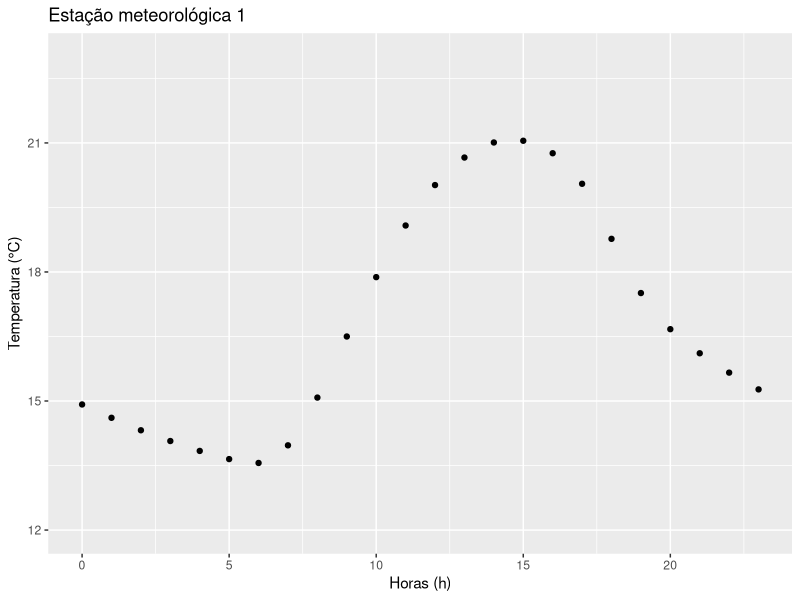
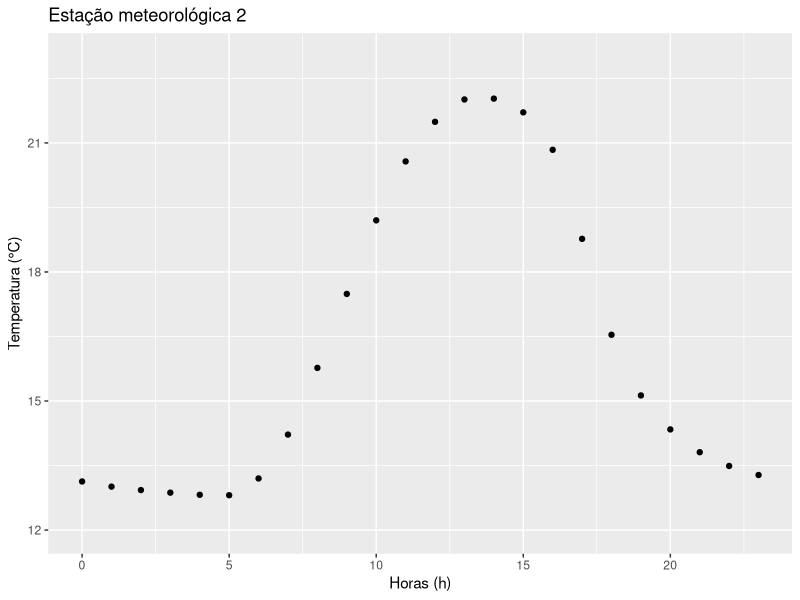

Generate these figures, in order, with R: (Note: this script raises an error after producing the figures.)
## ---- chunk 1
knitr::opts_chunk$set(echo = TRUE)
## ---- chunk 2
(x <- seq(from = 3, to = 6, by = 0.1))

## ---- chunk 3
primeiro_termo <- 0.2^(1) * 0.1e-03
segundo_termo <- 0.2^(4) * 0.1e-06
ultimo_termo <- 0.2^(34) * 0.1e-36
razao <- segundo_termo / primeiro_termo
n <- log(ultimo_termo / primeiro_termo) / log(razao)
sequencia <- c(0, 1:n)
vetor_multiplicador <- razao^sequencia
vetor_a <- primeiro_termo * (vetor_multiplicador)
vetor_a
## ---- chunk 4
sequencia <- seq(1:25)
b <- (2^sequencia) / sequencia
b
## ---- chunk 5
dias <- c("domingo", "segunda", "terça", "quarta", "quinta", "sexta", "sabado")
dds <- seq(1:7)
names(dds) <- dias
dds
## ---- chunk 6
dds_nums <- c(
  5L, 2L, 5L, 2L, 7L, 7L, 2L,
  6L, 6L, 3L, 7L, 1L, 2L, 2L,
  5L, 7L, 3L, 2L, 6L, 4L, 1L
)
names(dds)[dds_nums]
## ---- chunk 7
sequencia <- c(85, 79, 70, 6, 32, 8, 17, 93, 81, 76)
pares <- sequencia %% 2 == 0
pares
## ---- chunk 8

impares <- !pares
total_impares <- sum(impares)
total_impares
## ---- chunk 9
anos <- c(1894, 1947, 1901, 1992, 1925, 2014, 1993, 1996, 1984, 1897, 2100, 2300)
anos_bissexto <- anos %% 400 == 0 | anos %% 100 != 0 & anos %% 4 == 0
anos_bissexto

## ---- chunk 10
cada_ano_bissexto <- anos * anos_bissexto
cada_ano_bissexto[cada_ano_bissexto > 0]

## ---- chunk 11
ndias <- ifelse(
  test = anos_bissexto == TRUE,
  yes = "366 dias",
  no = "365 dias"
)
ndias

## ---- chunk 12
anos_bissexto <- as.numeric(anos_bissexto)
(total_anos_bissexto <- sum(anos_bissexto))

## ---- chunk 13
seq_a <- c(-30, seq(from = 0, to = 30, by = 5))
seq_a
## ---- chunk 14
seq_b <- seq(from = 1.0, to = 0.0, by = -0.2)
seq_b
## ---- chunk 15
razao <- -2.4434610 - (-3.1415927)
seq_c <- seq(from = -pi, to = pi, by = razao)
seq_c
## ---- chunk 16
repeticao <- 2:8
seq_d <- rep(x = -1:5, times = repeticao)
seq_d

## ---- chunk 17
repeticao <- c(5, 4, 3, 2, 1, 2, 3, 4, 5)
seq_e <- rep(x = repeticao, times = repeticao)
seq_e
## ---- chunk 18
v3 <- c(11, 0.25, 7, 2)
v2 <- c(11, 0.25)
v1 <- c(11)
v0 <- c()
vetor <- v3
sequencia <- ifelse(
  test = vetor == 11,
  yes = 1,
  no = vetor
)
sequencia <- ifelse(
  test = vetor == 0.25,
  yes = 2,
  no = sequencia
)
sequencia <- ifelse(
  test = vetor == 7,
  yes = 3,
  no = sequencia
)
sequencia <- ifelse(
  test = vetor == 2,
  yes = 4,
  no = sequencia
)
(sequencia <- as.integer(sequencia))
## ---- chunk 19
v3 <- c(11, 0.25, 7, 2)
v2 <- c(11, 0.25)
v1 <- c(11)
v0 <- c()
vetor <- v2
sequencia <- ifelse(
  test = vetor == 11,
  yes = 1,
  no = vetor
)
sequencia <- ifelse(
  test = vetor == 0.25,
  yes = 2,
  no = sequencia
)
sequencia <- ifelse(
  test = vetor == 7,
  yes = 3,
  no = sequencia
)
sequencia <- ifelse(
  test = vetor == 2,
  yes = 4,
  no = sequencia
)
(sequencia <- as.integer(sequencia))
## ---- chunk 20
v3 <- c(11, 0.25, 7, 2)
v2 <- c(11, 0.25)
v1 <- c(11)
v0 <- c()
vetor <- v1
sequencia <- ifelse(
  test = vetor == 11,
  yes = 1,
  no = vetor
)
sequencia <- ifelse(
  test = vetor == 0.25,
  yes = 2,
  no = sequencia
)
sequencia <- ifelse(
  test = vetor == 7,
  yes = 3,
  no = sequencia
)
sequencia <- ifelse(
  test = vetor == 2,
  yes = 4,
  no = sequencia
)
(sequencia <- as.integer(sequencia))
## ---- chunk 21
v3 <- c(11, 0.25, 7, 2)
v2 <- c(11, 0.25)
v1 <- c(11)
v0 <- c()
vetor <- v0
sequencia <- ifelse(
  test = vetor == 11,
  yes = 1,
  no = vetor
)
sequencia <- ifelse(
  test = vetor == 0.25,
  yes = 2,
  no = sequencia
)
sequencia <- ifelse(
  test = vetor == 7,
  yes = 3,
  no = sequencia
)
sequencia <- ifelse(
  test = vetor == 2,
  yes = 4,
  no = sequencia
)
(sequencia <- as.integer(sequencia))
## ---- chunk 22
tar_est1 <- c(
  14.92, 14.61, 14.32, 14.07, 13.84, 13.65, 13.56, 13.97, 15.08,
  16.5, 17.88, 19.08, 20.02, 20.66, 21.01, 21.05, 20.76, 20.05,
  18.77, 17.51, 16.67, 16.11, 15.66, 15.27
)
tar_est2 <- c(
  13.13, 13.01, 12.93, 12.87, 12.82, 12.81, 13.2, 14.22, 15.77,
  17.49, 19.2, 20.57, 21.49, 22.01, 22.03, 21.71, 20.84, 18.77,
  16.54, 15.13, 14.34, 13.81, 13.49, 13.28
)

## ---- chunk 23
library(ggplot2)
horas <- 0:23

qplot(
  x = horas,
  y = tar_est1,
  geom = "point",
  xlab = "Horas (h)",
  ylab = "Temperatura (°C)",
  ylim = c(12, 23),
  main = "Estação meteorológica 1"
)

qplot(
  x = horas,
  y = tar_est2,
  geom = "point",
  xlab = "Horas (h)",
  ylab = "Temperatura (°C)",
  ylim = c(12, 23),
  main = "Estação meteorológica 2"
)


## ---- chunk 24
(tmed_est1 <- round(x = mean(tar_est1), digits = 1))
(tmed_est2 <- round(x = mean(tar_est2), digits = 1))
## ---- chunk 25
ifelse(
  test = tmed_est1 > tmed_est2,
  yes = "Estação 1 é mais quente",
  no = "Estação 2 é mais quente"
)
## ---- chunk 26
sort(tar_est1, decreasing = TRUE)[3]
## ---- chunk 27
sort(tar_est2, decreasing = TRUE)[3]
## ---- chunk 28
tmax_est1 <- max(tar_est1)
tmin_est1 <- min(tar_est1)
(atd_est1 <- round(x = tmax_est1 - tmin_est1, digits = 1))

## ---- chunk 29
tmax_est2 <- max(tar_est2)
tmin_est2 <- min(tar_est2)
(atd_est2 <- round(x = tmax_est2 - tmin_est2, digits = 1))

## ---- chunk 30
names(tar_est1) <- horas
condicao_max <- tar_est1 == max(tar_est1)
(hmax_est1 <- names(tar_est1[condicao_max]))
condicao_min <- tar_est1 == min(tar_est1)
(hmin_est1 <- names(tar_est1[condicao_min]))
## ---- chunk 31
names(tar_est2) <- horas
condicao_max <- tar_est2 == max(tar_est2)
(hmax_est2 <- names(tar_est2[condicao_max]))
condicao_min <- tar_est2 == min(tar_est2)
(hmin_est2 <- names(tar_est2[condicao_min]))
## ---- chunk 32
tar_est2_maior <- names(which(tar_est2 > tar_est1))
(tar_est2_inicio <- tar_est2_maior[1])
(tar_est2_fim <- tar_est2_maior[length(tar_est2_maior)])
## ---- chunk 33
diferenca <- unname(abs(tar_est1 - tar_est2))
(maior_diferenca <- max(diferenca))
## ---- chunk 34
names(diferenca) <- horas
diferenca <- (abs(tar_est1 - tar_est2))
maior_diferenca <- max(diferenca)
(hora_maior <- names(which(diferenca == maior_diferenca)))
## ---- chunk 35
hps_est1 <- names(which(abs(diff(tar_est1)[12:23]) == max(abs(diff(tar_est1)[12:23]))))
hps_est1

## ---- chunk 36
hps_est2 <- names(which(abs(diff(tar_est2)[12:23]) == max(abs(diff(tar_est2)[12:23]))))
hps_est2
## ---- chunk 37
names(which(diferenca < 0.5))
## ---- chunk 38
(tar_med1 <- unname((max(tar_est2) + min(tar_est2)) / 2))
## ---- chunk 39
(tar_med2 <- unname((max(tar_est2) + min(tar_est2) + tar_est2[10] + 2 * tar_est2[22]) / 5))
## ---- chunk 40
(tar_med3 <- unname((tar_est2[8] + tar_est2[15] + 2 * tar_est2[22]) / 4))
## ---- chunk 41
tmed_est2
tar_med1
tar_med2
tar_med3
## ---- chunk 42
temp_max_est1 <- max(tar_est1)
temp_max_est1
temp_min_est1 <- min(tar_est1)
temp_min_est1
h_temp_min_est1 <- names(which(tar_est1 == temp_min_est1))
h_temp_min_est1
h_temp_max_est1 <- names(which(tar_est1 == temp_max_est1))
h_temp_max_est1
t_est1 <- (temp_max_est1 + temp_min_est1) / 2
a_est1 <- (temp_max_est1 - temp_min_est1) / 2
## ---- chunk 43
tcalc_est1 <- tar_est1
cinco_horas <- as.numeric(h_temp_min_est1) - 1
zero_horas <- as.numeric(names(tcalc_est1[1]))
h_1 <- zero_horas:cinco_horas
arg_1 <- pi * (h_1 + 10) / (10 + as.numeric(h_temp_min_est1))
tcalc_est1[(zero_horas + 1):(cinco_horas + 1)] <- t_est1 + a_est1 * cos(arg_1)
tcalc_est1[(zero_horas + 1):(cinco_horas + 1)]
## ---- chunk 44
seis_horas <- as.numeric(h_temp_min_est1)
h_2 <- seis_horas
arg_2 <- pi * (h_2 - seis_horas) / (14 - seis_horas)
tcalc_est1[as.numeric(h_temp_min_est1) + 1] <- t_est1 - a_est1 * cos(arg_2)
tcalc_est1[as.numeric(h_temp_min_est1) + 1]
## ---- chunk 45
sete_horas <- as.numeric(h_temp_min_est1) + 1
quatorze_horas <- as.numeric(h_temp_max_est1) - 1
h_3 <- sete_horas:quatorze_horas
arg_3 <- pi * (h_3 - as.numeric(h_temp_min_est1)) / (14 - as.numeric(h_temp_min_est1))
tcalc_est1[(sete_horas + 1):(quatorze_horas + 1)] <- t_est1 - a_est1 * cos(arg_3)
tcalc_est1[(sete_horas + 1):(quatorze_horas + 1)]
## ---- chunk 46
quinze_horas <- as.numeric(h_temp_max_est1)
ultimo_termo <- length(tcalc_est1)
vinte_tres_horas <- as.numeric(names(tcalc_est1[ultimo_termo]))
h_4 <- quinze_horas:vinte_tres_horas
arg_4 <- pi * (14 - h_4) / (10 + as.numeric(h_temp_min_est1))
tcalc_est1[(quinze_horas + 1):(vinte_tres_horas + 1)] <- t_est1 + a_est1 * cos(arg_4)
tcalc_est1[(quinze_horas + 1):(vinte_tres_horas + 1)]
## ---- chunk 47
tcalc_est1
## ---- chunk 48
temp_max_est2 <- max(tar_est2)
temp_max_est2
temp_min_est2 <- min(tar_est2)
temp_min_est2
h_temp_min_est2 <- names(which(tar_est2 == temp_min_est2))
h_temp_min_est2
h_temp_max_est2 <- names(which(tar_est2 == temp_max_est2))
h_temp_max_est2
t_est2 <- (temp_max_est2 + temp_min_est2) / 2
a_est2 <- (temp_max_est2 - temp_min_est2) / 2
## ---- chunk 49
tcalc_est2 <- tar_est2
quatro_horas <- as.numeric(h_temp_min_est2) - 1
zero_horas <- as.numeric(names(tcalc_est2[1]))
h_1 <- zero_horas:quatro_horas
arg_1 <- pi * (h_1 + 10) / (10 + as.numeric(h_temp_min_est2))
tcalc_est2[(zero_horas + 1):(quatro_horas + 1)] <- t_est2 + a_est2 * cos(arg_1)
tcalc_est2[(zero_horas + 1):(quatro_horas + 1)]
## ---- chunk 50
cinco_horas <- as.numeric(h_temp_min_est2)
h_2 <- cinco_horas
arg_2 <- pi * (h_2 - cinco_horas) / (14 - cinco_horas)
tcalc_est2[as.numeric(h_temp_min_est2) + 1] <- t_est2 - a_est2 * cos(arg_2)
tcalc_est2[as.numeric(h_temp_min_est2) + 1]
## ---- chunk 51
seis_horas <- as.numeric(h_temp_min_est2) + 1
treze_horas <- as.numeric(h_temp_max_est2) - 1
h_3 <- seis_horas:treze_horas
arg_3 <- pi * (h_3 - as.numeric(h_temp_min_est2)) / (14 - as.numeric(h_temp_min_est2))
tcalc_est2[(seis_horas + 1):(treze_horas + 1)] <- t_est2 - a_est2 * cos(arg_3)
tcalc_est2[(seis_horas + 1):(treze_horas + 1)]
## ---- chunk 52
quatorze_horas <- as.numeric(h_temp_max_est2)
ultimo_termo <- length(tcalc_est2)
vinte_tres_horas <- as.numeric(names(tcalc_est2[ultimo_termo]))
h_4 <- quatorze_horas:vinte_tres_horas
arg_4 <- pi * (14 - h_4) / (10 + as.numeric(h_temp_min_est2))
tcalc_est2[(quatorze_horas + 1):(vinte_tres_horas + 1)] <- t_est2 + a_est2 * cos(arg_4)
tcalc_est2[(quatorze_horas + 1):(vinte_tres_horas + 1)]
## ---- chunk 53
tcalc_est2
## ---- chunk 54
rmse_est1 <- (sum((tcalc_est1 - tar_est1)^2) / length(tcalc_est1))^0.5
rmse_est1
## ---- chunk 55
rmse_est2 <- (sum((tcalc_est2 - tar_est2)^2) / length(tcalc_est2))^0.5
rmse_est2
## ---- chunk 56
r_est1 <- sum((tar_est1 - mean(tar_est1)) * (tcalc_est1 - mean(tcalc_est1))) / (sum((tar_est1 - mean(tar_est1))^(2)) * sum((tcalc_est1 - mean(tcalc_est1))^(2)))^0.5
r_est1
cor(tar_est1, tcalc_est1)
## ---- chunk 57
r_est2 <- sum((tar_est2 - mean(tar_est2)) * (tcalc_est2 - mean(tcalc_est2))) / (sum((tar_est2 - mean(tar_est2))^(2)) * sum((tcalc_est2 - mean(tcalc_est2))^(2)))^0.5
r_est2
cor(tar_est2, tcalc_est2)

## ---- chunk 58
prec <- rep(0.0, times = 7)
prec <- c(prec, 21.4, 41.2, 2.6, 1.0, 0.4, 0.0)
hora <- seq(from = 9, to = 21, by = 1)
names(prec) <- hora
prec
## ---- chunk 59
tab_1 <- data.frame(
  horas = hora,
  prec = unname(prec)
)
knitr::kable(tab_1) 

## ---- chunk 60
(prec_acum <- cumsum(prec))
## ---- chunk 61
c(NA, diff(prec_acum))
## ---- chunk 62
prec_max <- max(prec)
names(which(prec == prec_max))
## ---- chunk 63
ocorrencia_prec <- ifelse(
  test = prec == 0,
  yes = NA,
  no = prec
)
ocorrencia_prec <- c(names(ocorrencia_prec[!is.na(ocorrencia_prec)]))
inicio_evento <- ocorrencia_prec[1]
fim_evento <- ocorrencia_prec[length(ocorrencia_prec)]
inicio_evento
fim_evento
## ---- chunk 64
(duracao_prec <- length(ocorrencia_prec))
## ---- chunk 65
total_prec <- (prec_total <- sum(prec))
## ---- chunk 66
percentual_17horas <- sum(prec[(1:unname(which(prec == prec["17"])))])
percentual_17horas <- (percentual_17horas / sum(prec)) * 100
percentual_17horas
## ---- chunk 67
x <- c(11, 10, 15, 2, 6, -15, -10, -22, -8, 5, 7, 2, 12, 8, 4, 1, 3, -3, -1, 30, 14)
x_positivo <- ifelse(
  test = x < 0,
  yes = FALSE,
  no = TRUE
)
x_negativo <- which(x_positivo == FALSE)
ultimo_negativo <- x_negativo[length(x_negativo)]
num_positivo <- x[(ultimo_negativo + 1)]
num_positivo
## ---- chunk 68
prec <- c(
  0, 0, 0, 0.8, 0, 0.01, 0.75, 0,
  0, 0, 0, 0.35, 0.08, 0, 0, 0, 0, 0.31, 0, 3.57, 12.17, 0, 0,
  0, 0.04, 3.16, 0, 0.95, 0.79, 0, 0, 0, 0, 0, 3.51, 0, 0, 0.16,
  0, 0, 8.16, 0.54, 4.39, 1.24, 0, 0, 0, 0, 0, 2.43, 0, 0, 0, 0,
  0, 7.18, 0, 0, 0.26, 0, 0, 0.28, 0, 0, 0.09, 0.38, 0, 0, 0, 0,
  0, 0, 0.51, 0, 0, 0, 0, 0, 0, 0.67, 0, 0, 0, 0, 0.15, 0, 0.82,
  0, 0, 0, 0, 0, 0, 0, 0, 0.37, 0, 0.58, 4.95, 0, 0, 0, 0, 0, 7.68,
  0, 0, 0.37, 0, 1.56, 0, 0, 0, 0.34, 0.48, 0, 4.21, 2.28, 4.3,
  0, 3.38, 0, 0, 0, 0, 7.28, 0, 4.89, 3.91, 0, 0, 0, 0, 0, 0, 2.93,
  0, 2.49, 0.77, 0, 2.9, 3.53, 0.83, 0, 0, 0, 0.94, 0.59, 0, 0,
  0, 0, 0.04, 0, 0.65, 0, 0, 0, 6.23, 0.09, 0, 0.66, 0, 0, 0, 4.42,
  0, 0, 0, 0.84, 0, 0, 0, 0, 0, 0.09, 0, 0, 0.08, 0, 0.66, 0, 0,
  0, 0.06, 0, 0, 0, 3.28, 0, 0.8, 5.69, 0.8, 0
)
## ---- chunk 69
total_dias <- sum(
  ifelse(
    test = prec > 0 & prec < 0.25,
    yes = TRUE,
    no = FALSE
  ))
total_dias
## ---- chunk 70
ifelse(
  test = prec > 0 & prec < 0.25,
  yes = 0,
  no = prec
)
## ---- chunk 71
limiar <- 0.25
prec01 <- prec > limiar
prec01 <- as.numeric(prec01)
prec01
## ---- chunk 72
100 * sum(prec01) / length(prec01)

## ---- chunk 73
library(tidyverse)
## ---- chunk 74
deslocado <- lag(prec01)
deslocado <- deslocado[!is.na(deslocado)]
primeiro_termo <- ifelse(
  test = prec01[1] == 1,
  yes = 1,
  no = 0
)
dois_dias <- c(primeiro_termo, deslocado) + prec01
eventos <- length(which(dois_dias == 2))
p11 <- 100 * (eventos / (length(prec01) - 1))
p11
## ---- chunk 75
dois_ou_um <- c(primeiro_termo, deslocado) + prec01
eventos <- length(which(dois_ou_um == 2 | dois_ou_um == 1))
p10 <- 100 * (eventos / (length(prec01) - 1))
p10
## ---- chunk 76
deslocado_ini <- lag(prec01)
deslocado_ini <- deslocado_ini[!is.na(deslocado_ini)]
primeiro_termo <- ifelse(
  test = prec01[1] == 1,
  yes = 1,
  no = 0
)
eventos01_ini <- c(primeiro_termo, deslocado_ini) - prec01
(eventos01_ini <- (which(eventos01_ini < 0)))

deslocado_fim <- lead(prec01)
deslocado_fim <- deslocado_fim[!is.na(deslocado_fim)]
ultimo_termo <- ifelse(
  test = prec01[length(prec01)] == 1,
  yes = 1,
  no = 0
)
eventos01_fim <- c(deslocado_fim, ultimo_termo) - prec01
(eventos01_fim <- which(eventos01_fim < 0))
(duracao <- eventos01_fim - eventos01_ini + 1)

## ---- chunk 77
duracao2 <- c(
  evento1 = 1, evento2 = 1, evento3 = 1, evento4 = 1, evento5 = 2,
  evento6 = 1, evento7 = 2, evento8 = 1, evento9 = 4, evento10 = 1,
  evento11 = 1, evento12 = 1, evento13 = 1, evento14 = 1, evento15 = 1,
  evento16 = 1, evento17 = 1, evento18 = 1, evento19 = 2, evento20 = 1,
  evento21 = 1, evento22 = 1, evento23 = 2, evento24 = 3, evento25 = 1,
  evento26 = 1, evento27 = 2, evento28 = 1, evento29 = 2, evento30 = 3,
  evento31 = 2, evento32 = 1, evento33 = 1, evento34 = 1, evento35 = 1,
  evento36 = 1, evento37 = 1, evento38 = 1, evento39 = 3
)
nome_eventos <- names(duracao2)
names(duracao) <- nome_eventos
duracao

## ---- chunk 78
dados <- c(
  NA, NA, 27L, 7L, 4L, 0L, 26L, 15L, 25L, NA, NA, NA, NA, 6L,
  29L, 18L, 17L, 23L, 20L, 1L, 30L, 13L, NA, NA, NA, NA, NA, NA,
  NA, 19L
)

## ---- chunk 79
dados_a <- ifelse(
  test = !is.na(dados) == TRUE,
  yes = 0,
  no = seq(1:length(dados))
)
dados_a

## ---- chunk 80
vetor_maior_0 <- which(dados_a > 0)
vetor_menor_0 <- which(dados_a == 0)
sequencia <- seq(1:length(vetor_maior_0))
vetor_maior_0
sequencia
dados_a
(repeticao <- c(diff(vetor_maior_0),1))
## ---- chunk 81
dados_b01 <- ifelse(
  test = dados_a != 0,
  yes = 1,
  no = 0
)
deslocado_ini <- lag(dados_b01)
deslocado_ini <- deslocado_ini[!is.na(deslocado_ini)]
primeiro_termo <- ifelse(
  test = dados_b01[1] == 1,
  yes = 1,
  no = 0
)
eventos01_ini <- c(primeiro_termo, deslocado_ini) - dados_b01
eventos01_ini <- c(primeiro_termo, which(eventos01_ini < 0))


deslocado_fim <- lead(dados_b01)
deslocado_fim <- deslocado_fim[!is.na(deslocado_fim)]
ultimo_termo <- ifelse(
  test = dados_b01[length(dados_b01)] == 1,
  yes = 1,
  no = 0
)
eventos01_fim <- c(deslocado_fim, ultimo_termo) - dados_b01
eventos01_fim <- c(which(eventos01_fim < 0))
(duracao <- eventos01_fim - eventos01_ini + 1)

## ---- chunk 82
max(duracao)
## ---- chunk 83
theta <- c(270, 180, 360, 90, 225, 315, 135, 45, 0)
velocidade <- c(10, 10, 10, 10, 14.142, 14.142, 14.142, 14.142, 0)
velocidade <- (velocidade >= 0.5) * velocidade
theta_rad <- theta * (pi / 180)
u <- -velocidade * sin(theta_rad)
round(u, digits = 2)
v <- -velocidade * cos(theta_rad)
round(v, digits = 2)
## ---- chunk 84
(ws <- sqrt(u^2+v^2))
## ---- chunk 85
theta_mat <- atan2(-u, -v) * (180 / pi)
wd_uv <- ifelse(
  test = theta_mat < 0,
  yes = theta_mat + 360,
  no = theta_mat
)
wd_uv
## ---- chunk 86
knitr::include_graphics("questao15.png")
## ---- chunk 87
dir <- c("Oeste", "Sul", "Norte", "Leste", "Sudoeste", "Noroeste", "Sudeste", "Nordeste", "Calmo")
wds <- setNames(
  object = wd_uv,
  nm = dir
)
## ---- chunk 88
tab_2 <- data.frame(
  u = round(x = u, digits = 0),
  v = round(x = v, digits = 0),
  ws = ws,
  wd = theta,
  wd_uv = wd_uv,
  dir = dir
)
knitr::kable(tab_2) 
## ---- chunk 89
prec_obs <- c(
  0, 0, 0, 0.5, 1, 6, 9, 0.2, 1, 0, 0, 0.25,
  10, 15, 8, 3, 0, 0, 0, 0, 0, 0, 0.25, 0,
  0, 0, 1, 5, 0, 20, 0, 0, 0, 0, 1, 1,
  0, 2, 12, 1, 0, 0, 0, 0, 0, 0, 5, 5
)
prec_sim <- c(
  0, 0.2, 0.1, 0, 0, 3, 1, 1, 1, 1, 0, 3,
  0, 10, 4, 1, 0.3, 0.5, 0.5, 0.5, 0.5, 0, 0.25, 0.25,
  0.25, 0, 0.5, 3, 0, 5, 0, 0, 0, 0, 0.5, 0,
  0.25, 0.2, 0, 0.2, 0, 0, 0, 0, 1, 2, 1, 0
)
## ---- chunk 90
wc_obs <- (prec_obs > 0.25)
wc_sim <- (prec_sim > 0.25)
wc <- length(which(wc_obs == wc_sim & wc_obs == TRUE))
dc <- length(which(wc_obs == wc_sim & wc_obs == FALSE))
pc <- (wc + dc) / length(prec_obs)
pc
## ---- chunk 91
wi <- length(which(wc_obs != wc_sim & wc_obs == TRUE))
di <- length(which(wc_obs != wc_sim & wc_obs == FALSE))
csi <- wc / (wc + wi + di)
csi
## ---- chunk 92
v_obs <- c(
  -0.49, 0.27, -0.48, 0.8, -1, 0.1, -1.16,
  0.58, -1.6, -0.31, 0.45, -0.98, 0.19, 0.73,
  -0.49, -0.04, -0.11, 0.46, 2.02, -1.05
)
v_prev <- c(
  NA, -0.49, 0.27, -0.48, 0.8, -1, 0.1, -1.16,
  0.58, -1.6, -0.31, 0.45, -0.98, 0.19, 0.73,
  -0.49, -0.04, -0.11, 0.46, 2.02
)

v_obs <- v_obs[which(!is.na(v_prev))]
v_prev2 <- v_prev[!is.na(v_prev)]
pbias <- 100 * (sum(v_prev2 - v_obs)) / (sum(v_obs))
pbias
nse <- 1 - (sum((v_obs - v_prev2)^{
  2
})) / (sum((v_obs - mean(v_obs))^{
  2
}))
nse

